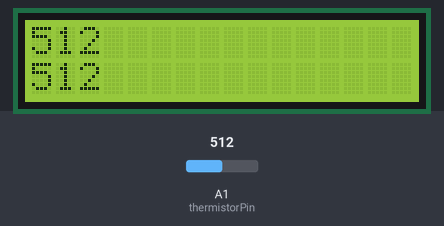
The sketch below on a simulated Arduino Mega 2560, built with avr-gcc and run on an emulated ATmega2560. Shown: 16×2 character LCD. Inputs (shaded band) come from the test bench; at power-on: A1 (thermistorPin) = 512. What the sketch prints to the serial monitor is not drawn.

Above: at 1.2 s.
1.3 s: A1 (thermistorPin) set to 716
At 1.9 s:
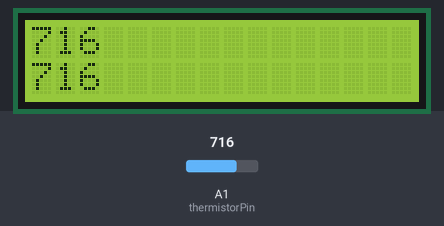
2.8 s: A1 (thermistorPin) set to 900
At 3.34 s:
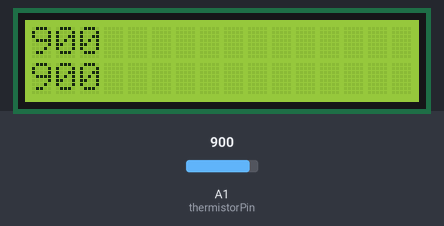
4.3 s: A1 (thermistorPin) set to 1023
At 4.57 s:
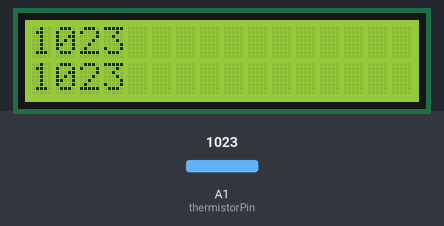
Timing chart, 0 to 7.3 s (numbered marks = the images above; inputs shaded):
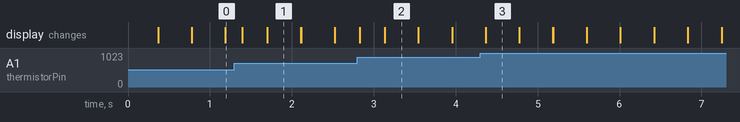

The sketch:

Thermistor_physics_project.ino
```cpp
/* 1602 LCD pinout
  RS -     mega D7 PWM
  Enable - mega D8 PWM
  D4 - 	   mega D9 PWM
  D5 - 	   mega D10 PWM SS
  D6 - 	   mega D11 PWM MOSI
  D7 - 	   mega D12 PWM MISO
  R/W - GND
  VSS - GND
  VCC - +5v
LiquidCrystal lcd(7, 8, 9, 10, 11, 12); //init library with interface pins */

#include <LiquidCrystal.h>
#include <Arduino.h>
const uint8_t RS = 12,
              Enable = 11,
              D4 = 5,
              D5 = 4,
              D6 = 3,
              D7 = 2;
LiquidCrystal lcd(RS, Enable, D4, D5, D6, D7);

uint8_t  thermistorPin = A1;
uint16_t thermVal = 0, maxThermVal = 0;

void setup() {
  pinMode(thermistorPin, INPUT);
  Serial.begin(9600);
  lcd.begin(16, 2);
}

void loop() {
  thermVal = analogRead(thermistorPin);

  if (thermVal > maxThermVal) {
    maxThermVal = thermVal;
  }

  lcd.setCursor(0, 0); lcd.print(thermVal);
  lcd.setCursor(0, 1); lcd.print(maxThermVal);

  Serial.print(thermVal); Serial.print("    "); Serial.println(maxThermVal);

  delay(100);

  lcd.setCursor(0, 0); lcd.print("    "); //clear first row
}
```

Measured:
- after the input at 1.3 s, the display: changes after 0.10 s (image 1)
- after the input at 2.8 s, the display: changes at once (image 2)
- after the input at 4.3 s, the display: first differs from a run without the input after 0.07 s (image 3)
- what the display in image 1 shows lasts 0.4 s, from 1.7 s to 2.1 s
